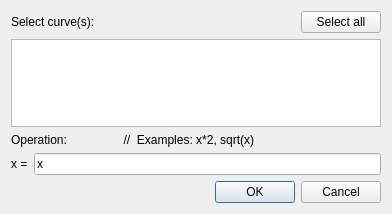
<?xml version="1.0" encoding="UTF-8"?>
<ui version="4.0">
 <class>ModifyDialog</class>
 <widget class="QDialog" name="ModifyDialog">
  <property name="geometry">
   <rect>
    <x>0</x>
    <y>0</y>
    <width>392</width>
    <height>214</height>
   </rect>
  </property>
  <property name="windowTitle">
   <string>Modify data</string>
  </property>
  <layout class="QGridLayout" name="gridLayout">
   <item row="3" column="1" colspan="2">
    <widget class="QLineEdit" name="operation">
     <property name="text">
      <string>x</string>
     </property>
    </widget>
   </item>
   <item row="0" column="2">
    <widget class="QPushButton" name="selectall">
     <property name="sizePolicy">
      <sizepolicy hsizetype="Fixed" vsizetype="Fixed">
       <horstretch>0</horstretch>
       <verstretch>0</verstretch>
      </sizepolicy>
     </property>
     <property name="text">
      <string>Select all</string>
     </property>
    </widget>
   </item>
   <item row="3" column="0">
    <widget class="QLabel" name="label_3">
     <property name="sizePolicy">
      <sizepolicy hsizetype="Fixed" vsizetype="Preferred">
       <horstretch>0</horstretch>
       <verstretch>0</verstretch>
      </sizepolicy>
     </property>
     <property name="text">
      <string>x =</string>
     </property>
    </widget>
   </item>
   <item row="4" column="0" colspan="3">
    <widget class="QDialogButtonBox" name="buttonBox">
     <property name="orientation">
      <enum>Qt::Horizontal</enum>
     </property>
     <property name="standardButtons">
      <set>QDialogButtonBox::Cancel|QDialogButtonBox::Ok</set>
     </property>
    </widget>
   </item>
   <item row="1" column="0" colspan="3">
    <widget class="QListWidget" name="list">
     <property name="selectionMode">
      <enum>QAbstractItemView::NoSelection</enum>
     </property>
    </widget>
   </item>
   <item row="0" column="0" colspan="2">
    <widget class="QLabel" name="label">
     <property name="text">
      <string>Select curve(s):</string>
     </property>
    </widget>
   </item>
   <item row="2" column="0" colspan="3">
    <widget class="QLabel" name="label_2">
     <property name="text">
      <string>Operation:                 //  Examples: x*2, sqrt(x)</string>
     </property>
    </widget>
   </item>
  </layout>
 </widget>
 <tabstops>
  <tabstop>list</tabstop>
  <tabstop>selectall</tabstop>
  <tabstop>operation</tabstop>
  <tabstop>buttonBox</tabstop>
 </tabstops>
 <resources/>
 <connections>
  <connection>
   <sender>buttonBox</sender>
   <signal>accepted()</signal>
   <receiver>ModifyDialog</receiver>
   <slot>accept()</slot>
   <hints>
    <hint type="sourcelabel">
     <x>248</x>
     <y>254</y>
    </hint>
    <hint type="destinationlabel">
     <x>157</x>
     <y>274</y>
    </hint>
   </hints>
  </connection>
  <connection>
   <sender>buttonBox</sender>
   <signal>rejected()</signal>
   <receiver>ModifyDialog</receiver>
   <slot>reject()</slot>
   <hints>
    <hint type="sourcelabel">
     <x>316</x>
     <y>260</y>
    </hint>
    <hint type="destinationlabel">
     <x>286</x>
     <y>274</y>
    </hint>
   </hints>
  </connection>
 </connections>
</ui>
